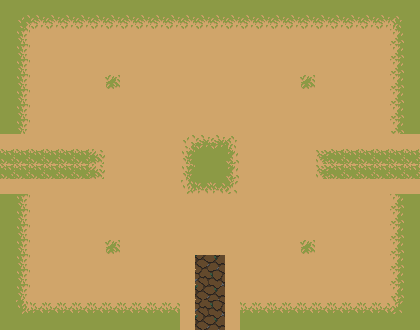

Below is a game level as drawn by its tile map, then a one-line description and the .tmx file that defines it, in full:
An orthogonal 28x22 tile map with 15x15 px tiles, 1 tile layer (sueloLayer), 2 tilesets and 21 objects.

<map version="1.10" tiledversion="1.10.2" orientation="orthogonal" renderorder="right-down" width="28" height="22" tilewidth="15" tileheight="15" infinite="0" nextlayerid="3" nextobjectid="29">
 <tileset firstgid="1" source="Ground Tileset.tsx" />
 <tileset firstgid="331" source="bossTileset.tsx" />
 <layer id="1" name="sueloLayer" width="28" height="22">
  <data encoding="csv">
145,145,145,145,145,145,145,145,145,145,145,145,145,145,145,145,145,145,145,145,145,145,145,145,145,145,145,145,
145,221,222,222,222,222,222,222,222,222,222,222,222,222,222,222,222,222,222,222,222,222,222,222,222,222,223,145,
145,243,244,244,244,244,244,244,244,244,244,244,244,244,244,244,244,244,244,244,244,244,244,244,244,244,245,145,
145,243,244,244,244,244,244,244,244,244,244,244,244,244,244,244,244,244,244,244,244,244,244,244,244,244,245,145,
145,243,244,244,244,244,244,244,244,244,244,244,244,244,244,244,244,244,244,244,244,244,244,244,244,244,245,145,
145,243,244,244,244,244,244,301,244,244,244,244,244,244,244,244,244,244,244,244,301,244,244,244,244,244,245,145,
145,243,244,244,244,244,244,244,244,244,244,244,244,244,244,244,244,244,244,244,244,244,244,244,244,244,245,145,
145,243,244,244,244,244,244,244,244,244,244,244,244,244,244,244,244,244,244,244,244,244,244,244,244,244,245,145,
145,243,244,244,244,244,244,244,244,244,244,244,244,244,244,244,244,244,244,244,244,244,244,244,244,244,245,145,
244,244,244,244,244,244,244,244,244,244,244,244,232,233,233,234,244,244,244,244,244,244,244,244,244,244,244,244,
299,299,299,299,299,299,300,244,244,244,244,244,254,255,255,256,244,244,244,244,244,298,299,299,299,299,299,299,
299,299,299,299,299,299,300,244,244,244,244,244,254,255,255,256,244,244,244,244,244,298,299,299,299,299,299,299,
244,244,244,244,244,244,244,244,244,244,244,244,276,277,277,278,244,244,244,244,244,244,244,244,244,244,244,244,
145,243,244,244,244,244,244,244,244,244,244,244,244,244,244,244,244,244,244,244,244,244,244,244,244,244,245,145,
145,243,244,244,244,244,244,244,244,244,244,244,244,244,244,244,244,244,244,244,244,244,244,244,244,244,245,145,
145,243,244,244,244,244,244,244,244,244,244,244,244,244,244,244,244,244,244,244,244,244,244,244,244,244,245,145,
145,243,244,244,244,244,244,301,244,244,244,244,244,244,244,244,244,244,244,244,301,244,244,244,244,244,245,145,
145,243,244,244,244,244,244,244,244,244,244,244,244,545,546,244,244,244,244,244,244,244,244,244,244,244,245,145,
145,243,244,244,244,244,244,244,244,244,244,244,244,630,631,244,244,244,244,244,244,244,244,244,244,244,245,145,
145,243,244,244,244,244,244,244,244,244,244,244,244,715,716,244,244,244,244,244,244,244,244,244,244,244,245,145,
145,265,266,266,266,266,266,266,266,266,266,266,244,630,631,244,266,266,266,266,266,266,266,266,266,266,267,145,
145,145,145,145,145,145,145,145,145,145,145,145,244,715,716,244,145,145,145,145,145,145,145,145,145,145,145,145
</data>
 </layer>
 <objectgroup id="2" name="Colisiones">
  <object id="1" x="0" y="210" width="15" height="120">
   <properties>
    <property name="name" value="pared" />
   </properties>
  </object>
  <object id="2" x="15" y="315" width="150" height="15">
   <properties>
    <property name="name" value="pared" />
   </properties>
  </object>
  <object id="3" x="255" y="315" width="150" height="15">
   <properties>
    <property name="name" value="pared" />
   </properties>
  </object>
  <object id="4" x="405" y="210" width="15" height="120">
   <properties>
    <property name="name" value="pared" />
   </properties>
  </object>
  <object id="5" x="405" y="0" width="15" height="120">
   <properties>
    <property name="name" value="pared" />
   </properties>
  </object>
  <object id="6" x="-0.327461" y="0" width="405.327" height="15">
   <properties>
    <property name="name" value="pared" />
   </properties>
  </object>
  <object id="7" x="0" y="15" width="15" height="105">
   <properties>
    <property name="name" value="pared" />
   </properties>
  </object>
  <object id="8" x="0" y="120" width="15" height="90">
   <properties>
    <property name="name" value="puerta" />
   </properties>
  </object>
  <object id="9" x="165" y="315" width="90" height="15">
   <properties>
    <property name="name" value="puerta" />
   </properties>
  </object>
  <object id="10" x="405" y="120" width="15" height="90">
   <properties>
    <property name="name" value="puerta" />
   </properties>
  </object>
  <object id="11" x="45" y="150" width="30" height="30">
   <properties>
    <property name="name" value="start" />
   </properties>
  </object>
  <object id="12" x="195" y="255" width="30" height="30">
   <properties>
    <property name="name" value="start" />
   </properties>
  </object>
  <object id="13" x="345" y="150" width="30" height="30">
   <properties>
    <property name="name" value="start" />
   </properties>
  </object>
  <object id="14" x="-45" y="105" width="30" height="120">
   <properties>
    <property name="name" value="end" />
   </properties>
  </object>
  <object id="15" x="150" y="345" width="120" height="30">
   <properties>
    <property name="name" value="end" />
   </properties>
  </object>
  <object id="16" x="435" y="105" width="30" height="120">
   <properties>
    <property name="name" value="end" />
   </properties>
  </object>
  <object id="24" gid="134" x="105" y="90" width="16" height="16">
   <properties>
    <property name="enemigo" value="simple" />
   </properties>
  </object>
  <object id="25" gid="134" x="105" y="255" width="16" height="16">
   <properties>
    <property name="enemigo" value="simple" />
   </properties>
  </object>
  <object id="26" gid="134" x="300" y="255" width="16" height="16">
   <properties>
    <property name="enemigo" value="simple" />
   </properties>
  </object>
  <object id="27" gid="134" x="300" y="90" width="16" height="16">
   <properties>
    <property name="enemigo" value="simple" />
   </properties>
  </object>
  <object id="28" gid="134" x="195" y="179" width="30" height="30">
   <properties>
    <property name="enemigo" value="simple" />
   </properties>
  </object>
 </objectgroup>
</map>
